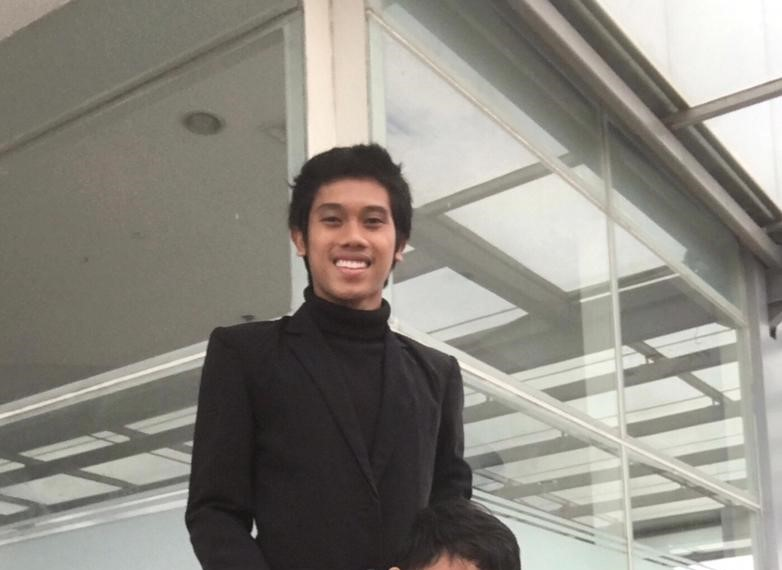
#> input picture Avri.jpeg, 782 x 570 px
$ python Gaussian_Filrering.py
#> lines starting #> are read from the running program, lines starting #| are printed output that depends on the picture
import cv2
from matplotlib import pyplot as plt

img_path = "Avri.jpeg"

img = cv2.imread(img_path)
#> img is the input picture: shape (570, 782, 3); mean B, G, R 128.6, 136.8, 139.8

blur_img = cv2.GaussianBlur(img, (9,9), sigmaX=34, sigmaY=36)
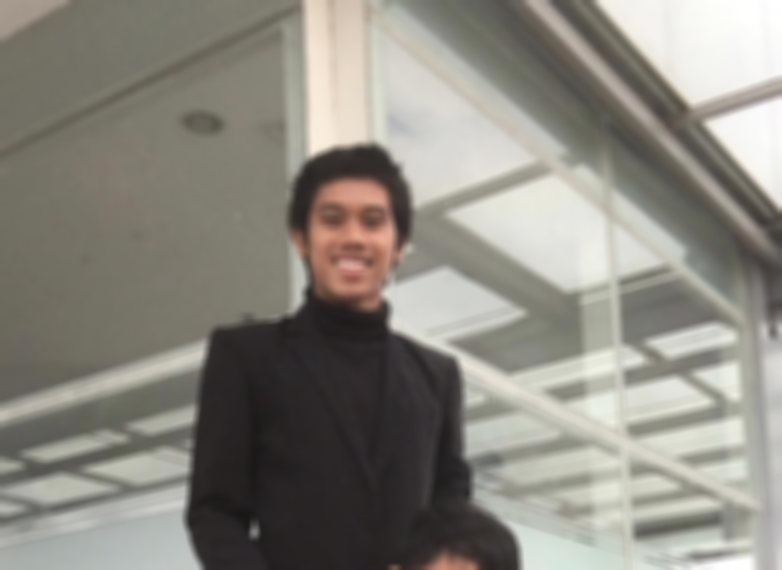
#> blur_img: shape (570, 782, 3); mean B, G, R 128.6, 136.8, 139.8

plt.subplot(121),plt.imshow(img)
plt.title('Input Image'), plt.xticks([]), plt.yticks([])
plt.subplot(122),plt.imshow(blur_img)
plt.title('Image After GF'), plt.xticks([]), plt.yticks([])
plt.show()
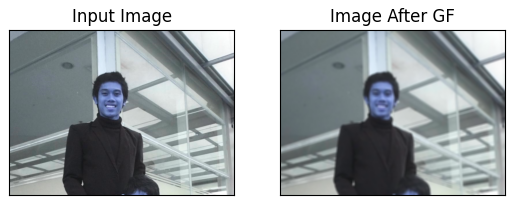
#> figure drawn by matplotlib, 2 panels; B, G, R data is drawn as R, G, B
